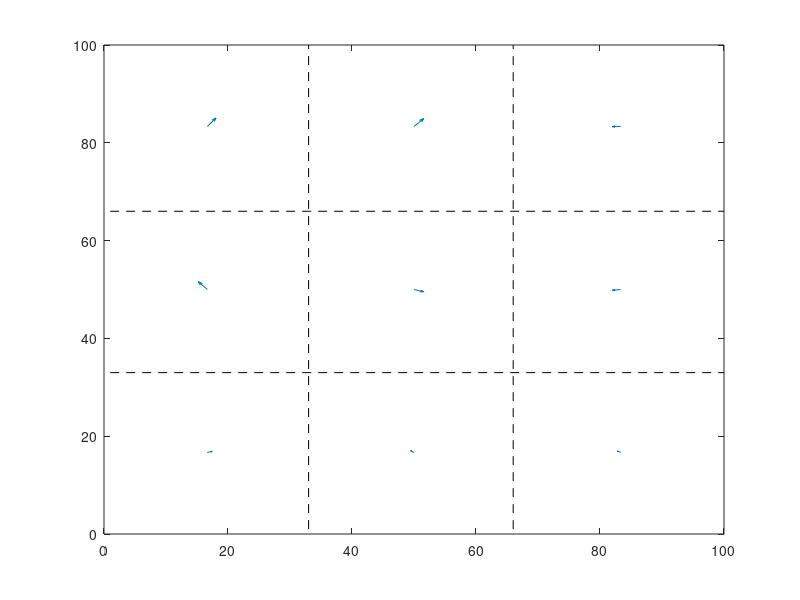

This figure's MATLAB source:
% Vector field visualization example 
% Creating an example vector field for figure paper 

clear all
close all

% Randomize two sets of points 
L = 1000;
y1 = randi([1,100],L,1);
y2 = randi([1,100],L,1);

% Randomize two sets of points for scenario 3

y1 = randi([1,100],L,1);
for i = 1:L
    num = y1(i,1);
    if y1(i,1) > 10 && y1(i,1) < 33
        y1(i,1) = randi([33,66],1,1);
    end
    if y1(i,1) > 66 && y1(i,1) < 90
        y1(i,1) = randi([33,66],1,1);
    end
end

y2 = randi([1,100],L,1);

step = 100/L;

x1 = (step:step:100);
x1 = transpose(x1);

x2 = (step:step:100);
x2 = transpose(x2);

set1 = [x1,y1];
set2 = [x2,y2];

% plot(x1, y1, '.', 'MarkerSize', 3)
% hold on 
% plot(x2, y2, '.', 'MarkerSize', 3)

voxels1{3,3} = [];
voxels2{3,3} = [];

v_side = 100/3;

% Set 1 into voxels
for i = 1:length(y1)
    x = set1(i,1);
    y = set1(i,2);
    xvoxInd = ceil(x/v_side);
    yvoxInd = ceil(y/v_side);
    if xvoxInd < 1; xvoxInd = 1; end
    if yvoxInd < 1; yvoxInd = 1; end
    voxels1{xvoxInd, yvoxInd} = [voxels1{xvoxInd, yvoxInd}; set1(i,:)];
end


% Set 2 into voxels 
for i = 1:length(y2)
    x = set2(i,1);
    y = set2(i,2);
    xvoxInd = ceil(x/v_side);
    yvoxInd = ceil(y/v_side);
    if xvoxInd < 1; xvoxInd = 1; end
    if yvoxInd < 1; yvoxInd = 1; end
    voxels2{xvoxInd, yvoxInd} = [voxels2{xvoxInd, yvoxInd}; set2(i,:)];
end

% Calculate means in each voxel 
means1{3,3} = [];
means2{3,3} = [];

for i = 1:3
    for j = 1:3
        xmean1 = mean(voxels1{i,j}(:,1));
        ymean1 = mean(voxels1{i,j}(:,2));
        xmean2 = mean(voxels2{i,j}(:,1));
        ymean2 = mean(voxels2{i,j}(:,2));
        means1{i,j} = [xmean1 ymean1];
        means2{i,j} = [xmean2 ymean2];
    end
end

% Calculate mean difference 
means_dif{3,3} = [];
for i = 1:3
    for j = 1:3
        x_dif = means2{i,j}(1,1) - means1{i,j}(1,1);
        y_dif = means2{i,j}(1,2) - means1{i,j}(1,2);
        means_dif{i,j} = [x_dif y_dif];
    end
end

X = [];
Y = [];
U = [];
V = [];

vox_num = 9;
for i = 1:3
    for j = 1:3
        X = [X means1{i,j}(1,1)];
        Y = [Y means1{i,j}(1,2)];
        U = [U means_dif{i,j}(1,1)];
        V = [V means_dif{i,j}(1,2)];
    end
end


% Plot dashed lines to separate voxels 
xh = [33,33];
yh = [1,100];
plot(xh,yh, '--','color', 'black')

xh = [66,66];
yh = [1,100];
hold on
plot(xh,yh, '--','color', 'black')

xh = [1,100];
yh = [33,33];
plot(xh,yh, '--','color', 'black')

xh = [1,100];
yh = [66,66];
plot(xh,yh, '--','color', 'black')

% xh = [100,100];
% yh = [1,100];
% plot(xh,yh, '--','color', 'black')

% quiver(X,Y,U,V, 'color', 'black', 'AutoScale','off')


% Making quiver plot WITHOUT THE ACTUAL DATA 
% Easier to manipulate/much faster

% Position vectors x and y 
pos_13 = 100/6;
pos_23 = 50;
pos_33 = pos_13*5;
half_13 = pos_13/2;

% For first plot
XX = [pos_13 pos_23 pos_33 pos_13 pos_23 pos_33 pos_13 pos_23 pos_33];
YY = [pos_13/2 pos_13/2 pos_13/2 pos_23-half_13 pos_23-half_13 pos_23-half_13 pos_33-half_13 pos_33-half_13 pos_33-half_13];
dist = 15;
UU = [0 0 0 0 0 0 0 0 0];
VV = [dist dist dist dist dist dist dist dist dist];

% For second plot
XX2 = [pos_13 pos_23 pos_33 pos_13 pos_23 pos_33 pos_13 pos_23 pos_33];
YY2 = [pos_13/2 pos_13/2 pos_13/2 pos_23 pos_23 pos_23 pos_33+half_13 pos_33+half_13 pos_33+half_13];
UU2 = [0 0 0 1.5 -1.5 0 0 0 0];
VV2 = [dist dist dist -1.5 .5 1.5 -dist -dist -dist];

% For third plot 
XX3 = [pos_13 pos_23 pos_33 pos_13 pos_23 pos_33 pos_13 pos_23 pos_33];
YY3 = [pos_13 pos_13 pos_13 pos_23 pos_23 pos_23 pos_33 pos_33 pos_33];
Numbers_u = (2-(-2)).*rand(9,1)+(-2);
Numbers_v = (2-(-2)).*rand(9,1)+(-2);
UU3 = transpose(Numbers_u);
VV3 = transpose(Numbers_v);


hold on
quiver(XX3, YY3, UU3, VV3, 'Color', '#0072BD', 'AutoScale','off')
